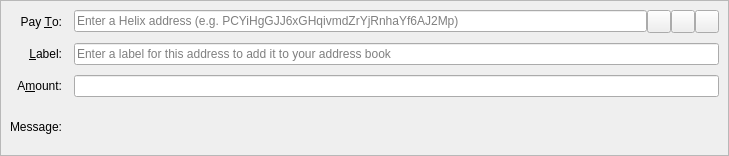
<?xml version="1.0" encoding="UTF-8"?>
<ui version="4.0">
 <class>SendCoinsEntry</class>
 <widget class="QStackedWidget" name="SendCoinsEntry">
  <property name="geometry">
   <rect>
    <x>0</x>
    <y>0</y>
    <width>729</width>
    <height>156</height>
   </rect>
  </property>
  <property name="focusPolicy">
   <enum>Qt::TabFocus</enum>
  </property>
  <property name="autoFillBackground">
   <bool>false</bool>
  </property>
  <widget class="QFrame" name="SendCoins">
   <property name="toolTip">
    <string>This is a normal payment.</string>
   </property>
   <property name="frameShape">
    <enum>QFrame::StyledPanel</enum>
   </property>
   <property name="frameShadow">
    <enum>QFrame::Sunken</enum>
   </property>
   <layout class="QGridLayout" name="gridLayout">
    <property name="horizontalSpacing">
     <number>12</number>
    </property>
    <property name="verticalSpacing">
     <number>10</number>
    </property>
    <item row="0" column="0">
     <widget class="QLabel" name="payToLabel">
      <property name="text">
       <string>Pay &amp;To:</string>
      </property>
      <property name="alignment">
       <set>Qt::AlignRight|Qt::AlignTrailing|Qt::AlignVCenter</set>
      </property>
      <property name="buddy">
       <cstring>payTo</cstring>
      </property>
     </widget>
    </item>
    <item row="0" column="1">
     <layout class="QHBoxLayout" name="payToLayout">
      <property name="spacing">
       <number>0</number>
      </property>
      <item>
       <widget class="QValidatedLineEdit" name="payTo">
        <property name="toolTip">
         <string>The Helix address to send the payment to</string>
        </property>
        <property name="inputMask">
         <string/>
        </property>
        <property name="placeholderText">
         <string>Enter a Helix address (e.g. PCYiHgGJJ6xGHqivmdZrYjRnhaYf6AJ2Mp)</string>
        </property>
       </widget>
      </item>
      <item>
       <widget class="QToolButton" name="addressBookButton">
        <property name="toolTip">
         <string>Choose previously used address</string>
        </property>
        <property name="text">
         <string/>
        </property>
        <property name="icon">
         <iconset resource="../helix.qrc">
          <normaloff>:/icons/address-book</normaloff>:/icons/address-book</iconset>
        </property>
        <property name="iconSize">
         <size>
          <width>16</width>
          <height>16</height>
         </size>
        </property>
        <property name="shortcut">
         <string>Alt+A</string>
        </property>
       </widget>
      </item>
      <item>
       <widget class="QToolButton" name="pasteButton">
        <property name="toolTip">
         <string>Paste address from clipboard</string>
        </property>
        <property name="text">
         <string/>
        </property>
        <property name="icon">
         <iconset resource="../helix.qrc">
          <normaloff>:/icons/editpaste</normaloff>:/icons/editpaste</iconset>
        </property>
        <property name="shortcut">
         <string>Alt+P</string>
        </property>
       </widget>
      </item>
      <item>
       <widget class="QToolButton" name="deleteButton">
        <property name="toolTip">
         <string>Remove this entry</string>
        </property>
        <property name="text">
         <string/>
        </property>
        <property name="icon">
         <iconset resource="../helix.qrc">
          <normaloff>:/icons/remove</normaloff>:/icons/remove</iconset>
        </property>
       </widget>
      </item>
     </layout>
    </item>
    <item row="1" column="0">
     <widget class="QLabel" name="labelLabel">
      <property name="text">
       <string>&amp;Label:</string>
      </property>
      <property name="alignment">
       <set>Qt::AlignRight|Qt::AlignTrailing|Qt::AlignVCenter</set>
      </property>
      <property name="buddy">
       <cstring>addAsLabel</cstring>
      </property>
     </widget>
    </item>
    <item row="1" column="1">
     <widget class="QLineEdit" name="addAsLabel">
      <property name="toolTip">
       <string>Enter a label for this address to add it to the list of used addresses</string>
      </property>
      <property name="inputMask">
       <string/>
      </property>
      <property name="placeholderText">
       <string>Enter a label for this address to add it to your address book</string>
      </property>
     </widget>
    </item>
    <item row="2" column="0">
     <widget class="QLabel" name="amountLabel">
      <property name="text">
       <string>A&amp;mount:</string>
      </property>
      <property name="alignment">
       <set>Qt::AlignRight|Qt::AlignTrailing|Qt::AlignVCenter</set>
      </property>
      <property name="buddy">
       <cstring>payAmount</cstring>
      </property>
     </widget>
    </item>
    <item row="2" column="1">
     <widget class="BitcoinAmountField" name="payAmount"/>
    </item>
    <item row="3" column="0">
     <widget class="QLabel" name="messageLabel">
      <property name="text">
       <string>Message:</string>
      </property>
      <property name="alignment">
       <set>Qt::AlignRight|Qt::AlignTrailing|Qt::AlignVCenter</set>
      </property>
     </widget>
    </item>
    <item row="3" column="1">
     <widget class="QLabel" name="messageTextLabel">
      <property name="toolTip">
       <string>A message that was attached to the Helix: URI which will be stored with the transaction for your reference. Note: This message will not be sent over the Helix network.</string>
      </property>
      <property name="textFormat">
       <enum>Qt::PlainText</enum>
      </property>
     </widget>
    </item>
   </layout>
  </widget>
  <widget class="QFrame" name="SendCoins_InsecurePaymentRequest">
   <property name="palette">
    <palette>
     <active>
      <colorrole role="WindowText">
       <brush brushstyle="SolidPattern">
        <color alpha="255">
         <red>0</red>
         <green>0</green>
         <blue>0</blue>
        </color>
       </brush>
      </colorrole>
      <colorrole role="Button">
       <brush brushstyle="SolidPattern">
        <color alpha="255">
         <red>255</red>
         <green>255</green>
         <blue>127</blue>
        </color>
       </brush>
      </colorrole>
      <colorrole role="Light">
       <brush brushstyle="SolidPattern">
        <color alpha="255">
         <red>255</red>
         <green>255</green>
         <blue>255</blue>
        </color>
       </brush>
      </colorrole>
      <colorrole role="Midlight">
       <brush brushstyle="SolidPattern">
        <color alpha="255">
         <red>255</red>
         <green>255</green>
         <blue>191</blue>
        </color>
       </brush>
      </colorrole>
      <colorrole role="Dark">
       <brush brushstyle="SolidPattern">
        <color alpha="255">
         <red>127</red>
         <green>127</green>
         <blue>63</blue>
        </color>
       </brush>
      </colorrole>
      <colorrole role="Mid">
       <brush brushstyle="SolidPattern">
        <color alpha="255">
         <red>170</red>
         <green>170</green>
         <blue>84</blue>
        </color>
       </brush>
      </colorrole>
      <colorrole role="Text">
       <brush brushstyle="SolidPattern">
        <color alpha="255">
         <red>0</red>
         <green>0</green>
         <blue>0</blue>
        </color>
       </brush>
      </colorrole>
      <colorrole role="BrightText">
       <brush brushstyle="SolidPattern">
        <color alpha="255">
         <red>255</red>
         <green>255</green>
         <blue>255</blue>
        </color>
       </brush>
      </colorrole>
      <colorrole role="ButtonText">
       <brush brushstyle="SolidPattern">
        <color alpha="255">
         <red>0</red>
         <green>0</green>
         <blue>0</blue>
        </color>
       </brush>
      </colorrole>
      <colorrole role="Base">
       <brush brushstyle="SolidPattern">
        <color alpha="255">
         <red>255</red>
         <green>255</green>
         <blue>255</blue>
        </color>
       </brush>
      </colorrole>
      <colorrole role="Window">
       <brush brushstyle="SolidPattern">
        <color alpha="255">
         <red>255</red>
         <green>255</green>
         <blue>127</blue>
        </color>
       </brush>
      </colorrole>
      <colorrole role="Shadow">
       <brush brushstyle="SolidPattern">
        <color alpha="255">
         <red>0</red>
         <green>0</green>
         <blue>0</blue>
        </color>
       </brush>
      </colorrole>
      <colorrole role="AlternateBase">
       <brush brushstyle="SolidPattern">
        <color alpha="255">
         <red>255</red>
         <green>255</green>
         <blue>191</blue>
        </color>
       </brush>
      </colorrole>
      <colorrole role="ToolTipBase">
       <brush brushstyle="SolidPattern">
        <color alpha="255">
         <red>255</red>
         <green>255</green>
         <blue>220</blue>
        </color>
       </brush>
      </colorrole>
      <colorrole role="ToolTipText">
       <brush brushstyle="SolidPattern">
        <color alpha="255">
         <red>0</red>
         <green>0</green>
         <blue>0</blue>
        </color>
       </brush>
      </colorrole>
     </active>
     <inactive>
      <colorrole role="WindowText">
       <brush brushstyle="SolidPattern">
        <color alpha="255">
         <red>0</red>
         <green>0</green>
         <blue>0</blue>
        </color>
       </brush>
      </colorrole>
      <colorrole role="Button">
       <brush brushstyle="SolidPattern">
        <color alpha="255">
         <red>255</red>
         <green>255</green>
         <blue>127</blue>
        </color>
       </brush>
      </colorrole>
      <colorrole role="Light">
       <brush brushstyle="SolidPattern">
        <color alpha="255">
         <red>255</red>
         <green>255</green>
         <blue>255</blue>
        </color>
       </brush>
      </colorrole>
      <colorrole role="Midlight">
       <brush brushstyle="SolidPattern">
        <color alpha="255">
         <red>255</red>
         <green>255</green>
         <blue>191</blue>
        </color>
       </brush>
      </colorrole>
      <colorrole role="Dark">
       <brush brushstyle="SolidPattern">
        <color alpha="255">
         <red>127</red>
         <green>127</green>
         <blue>63</blue>
        </color>
       </brush>
      </colorrole>
      <colorrole role="Mid">
       <brush brushstyle="SolidPattern">
        <color alpha="255">
         <red>170</red>
         <green>170</green>
         <blue>84</blue>
        </color>
       </brush>
      </colorrole>
      <colorrole role="Text">
       <brush brushstyle="SolidPattern">
        <color alpha="255">
         <red>0</red>
         <green>0</green>
         <blue>0</blue>
        </color>
       </brush>
      </colorrole>
      <colorrole role="BrightText">
       <brush brushstyle="SolidPattern">
        <color alpha="255">
         <red>255</red>
         <green>255</green>
         <blue>255</blue>
        </color>
       </brush>
      </colorrole>
      <colorrole role="ButtonText">
       <brush brushstyle="SolidPattern">
        <color alpha="255">
         <red>0</red>
         <green>0</green>
         <blue>0</blue>
        </color>
       </brush>
      </colorrole>
      <colorrole role="Base">
       <brush brushstyle="SolidPattern">
        <color alpha="255">
         <red>255</red>
         <green>255</green>
         <blue>255</blue>
        </color>
       </brush>
      </colorrole>
      <colorrole role="Window">
       <brush brushstyle="SolidPattern">
        <color alpha="255">
         <red>255</red>
         <green>255</green>
         <blue>127</blue>
        </color>
       </brush>
      </colorrole>
      <colorrole role="Shadow">
       <brush brushstyle="SolidPattern">
        <color alpha="255">
         <red>0</red>
         <green>0</green>
         <blue>0</blue>
        </color>
       </brush>
      </colorrole>
      <colorrole role="AlternateBase">
       <brush brushstyle="SolidPattern">
        <color alpha="255">
         <red>255</red>
         <green>255</green>
         <blue>191</blue>
        </color>
       </brush>
      </colorrole>
      <colorrole role="ToolTipBase">
       <brush brushstyle="SolidPattern">
        <color alpha="255">
         <red>255</red>
         <green>255</green>
         <blue>220</blue>
        </color>
       </brush>
      </colorrole>
      <colorrole role="ToolTipText">
       <brush brushstyle="SolidPattern">
        <color alpha="255">
         <red>0</red>
         <green>0</green>
         <blue>0</blue>
        </color>
       </brush>
      </colorrole>
     </inactive>
     <disabled>
      <colorrole role="WindowText">
       <brush brushstyle="SolidPattern">
        <color alpha="255">
         <red>127</red>
         <green>127</green>
         <blue>63</blue>
        </color>
       </brush>
      </colorrole>
      <colorrole role="Button">
       <brush brushstyle="SolidPattern">
        <color alpha="255">
         <red>255</red>
         <green>255</green>
         <blue>127</blue>
        </color>
       </brush>
      </colorrole>
      <colorrole role="Light">
       <brush brushstyle="SolidPattern">
        <color alpha="255">
         <red>255</red>
         <green>255</green>
         <blue>255</blue>
        </color>
       </brush>
      </colorrole>
      <colorrole role="Midlight">
       <brush brushstyle="SolidPattern">
        <color alpha="255">
         <red>255</red>
         <green>255</green>
         <blue>191</blue>
        </color>
       </brush>
      </colorrole>
      <colorrole role="Dark">
       <brush brushstyle="SolidPattern">
        <color alpha="255">
         <red>127</red>
         <green>127</green>
         <blue>63</blue>
        </color>
       </brush>
      </colorrole>
      <colorrole role="Mid">
       <brush brushstyle="SolidPattern">
        <color alpha="255">
         <red>170</red>
         <green>170</green>
         <blue>84</blue>
        </color>
       </brush>
      </colorrole>
      <colorrole role="Text">
       <brush brushstyle="SolidPattern">
        <color alpha="255">
         <red>127</red>
         <green>127</green>
         <blue>63</blue>
        </color>
       </brush>
      </colorrole>
      <colorrole role="BrightText">
       <brush brushstyle="SolidPattern">
        <color alpha="255">
         <red>255</red>
         <green>255</green>
         <blue>255</blue>
        </color>
       </brush>
      </colorrole>
      <colorrole role="ButtonText">
       <brush brushstyle="SolidPattern">
        <color alpha="255">
         <red>127</red>
         <green>127</green>
         <blue>63</blue>
        </color>
       </brush>
      </colorrole>
      <colorrole role="Base">
       <brush brushstyle="SolidPattern">
        <color alpha="255">
         <red>255</red>
         <green>255</green>
         <blue>127</blue>
        </color>
       </brush>
      </colorrole>
      <colorrole role="Window">
       <brush brushstyle="SolidPattern">
        <color alpha="255">
         <red>255</red>
         <green>255</green>
         <blue>127</blue>
        </color>
       </brush>
      </colorrole>
      <colorrole role="Shadow">
       <brush brushstyle="SolidPattern">
        <color alpha="255">
         <red>0</red>
         <green>0</green>
         <blue>0</blue>
        </color>
       </brush>
      </colorrole>
      <colorrole role="AlternateBase">
       <brush brushstyle="SolidPattern">
        <color alpha="255">
         <red>255</red>
         <green>255</green>
         <blue>127</blue>
        </color>
       </brush>
      </colorrole>
      <colorrole role="ToolTipBase">
       <brush brushstyle="SolidPattern">
        <color alpha="255">
         <red>255</red>
         <green>255</green>
         <blue>220</blue>
        </color>
       </brush>
      </colorrole>
      <colorrole role="ToolTipText">
       <brush brushstyle="SolidPattern">
        <color alpha="255">
         <red>0</red>
         <green>0</green>
         <blue>0</blue>
        </color>
       </brush>
      </colorrole>
     </disabled>
    </palette>
   </property>
   <property name="toolTip">
    <string>This is an unverified payment request.</string>
   </property>
   <property name="autoFillBackground">
    <bool>true</bool>
   </property>
   <property name="frameShape">
    <enum>QFrame::StyledPanel</enum>
   </property>
   <property name="frameShadow">
    <enum>QFrame::Sunken</enum>
   </property>
   <layout class="QGridLayout" name="gridLayout_is">
    <property name="spacing">
     <number>12</number>
    </property>
    <item row="0" column="0">
     <widget class="QLabel" name="payToLabel_is">
      <property name="text">
       <string>Pay To:</string>
      </property>
      <property name="alignment">
       <set>Qt::AlignRight|Qt::AlignTrailing|Qt::AlignVCenter</set>
      </property>
     </widget>
    </item>
    <item row="0" column="1">
     <layout class="QHBoxLayout" name="payToLayout_is">
      <property name="spacing">
       <number>0</number>
      </property>
      <item>
       <widget class="QLabel" name="payTo_is"/>
      </item>
      <item>
       <widget class="QToolButton" name="deleteButton_is">
        <property name="toolTip">
         <string>Remove this entry</string>
        </property>
        <property name="text">
         <string/>
        </property>
        <property name="icon">
         <iconset resource="../helix.qrc">
          <normaloff>:/icons/remove</normaloff>:/icons/remove</iconset>
        </property>
       </widget>
      </item>
     </layout>
    </item>
    <item row="1" column="0">
     <widget class="QLabel" name="memoLabel_is">
      <property name="text">
       <string>Memo:</string>
      </property>
      <property name="alignment">
       <set>Qt::AlignRight|Qt::AlignTrailing|Qt::AlignVCenter</set>
      </property>
     </widget>
    </item>
    <item row="1" column="1">
     <widget class="QLabel" name="memoTextLabel_is">
      <property name="textFormat">
       <enum>Qt::PlainText</enum>
      </property>
     </widget>
    </item>
    <item row="2" column="0">
     <widget class="QLabel" name="amountLabel_is">
      <property name="text">
       <string>A&amp;mount:</string>
      </property>
      <property name="alignment">
       <set>Qt::AlignRight|Qt::AlignTrailing|Qt::AlignVCenter</set>
      </property>
      <property name="buddy">
       <cstring>payAmount_is</cstring>
      </property>
     </widget>
    </item>
    <item row="2" column="1">
     <widget class="BitcoinAmountField" name="payAmount_is">
      <property name="acceptDrops">
       <bool>false</bool>
      </property>
     </widget>
    </item>
   </layout>
  </widget>
  <widget class="QFrame" name="SendCoins_SecurePaymentRequest">
   <property name="palette">
    <palette>
     <active>
      <colorrole role="WindowText">
       <brush brushstyle="SolidPattern">
        <color alpha="255">
         <red>0</red>
         <green>0</green>
         <blue>0</blue>
        </color>
       </brush>
      </colorrole>
      <colorrole role="Button">
       <brush brushstyle="SolidPattern">
        <color alpha="255">
         <red>140</red>
         <green>232</green>
         <blue>119</blue>
        </color>
       </brush>
      </colorrole>
      <colorrole role="Light">
       <brush brushstyle="SolidPattern">
        <color alpha="255">
         <red>230</red>
         <green>255</green>
         <blue>224</blue>
        </color>
       </brush>
      </colorrole>
      <colorrole role="Midlight">
       <brush brushstyle="SolidPattern">
        <color alpha="255">
         <red>185</red>
         <green>243</green>
         <blue>171</blue>
        </color>
       </brush>
      </colorrole>
      <colorrole role="Dark">
       <brush brushstyle="SolidPattern">
        <color alpha="255">
         <red>70</red>
         <green>116</green>
         <blue>59</blue>
        </color>
       </brush>
      </colorrole>
      <colorrole role="Mid">
       <brush brushstyle="SolidPattern">
        <color alpha="255">
         <red>93</red>
         <green>155</green>
         <blue>79</blue>
        </color>
       </brush>
      </colorrole>
      <colorrole role="Text">
       <brush brushstyle="SolidPattern">
        <color alpha="255">
         <red>0</red>
         <green>0</green>
         <blue>0</blue>
        </color>
       </brush>
      </colorrole>
      <colorrole role="BrightText">
       <brush brushstyle="SolidPattern">
        <color alpha="255">
         <red>155</red>
         <green>255</green>
         <blue>147</blue>
        </color>
       </brush>
      </colorrole>
      <colorrole role="ButtonText">
       <brush brushstyle="SolidPattern">
        <color alpha="255">
         <red>0</red>
         <green>0</green>
         <blue>0</blue>
        </color>
       </brush>
      </colorrole>
      <colorrole role="Base">
       <brush brushstyle="SolidPattern">
        <color alpha="255">
         <red>119</red>
         <green>255</green>
         <blue>233</blue>
        </color>
       </brush>
      </colorrole>
      <colorrole role="Window">
       <brush brushstyle="SolidPattern">
        <color alpha="255">
         <red>140</red>
         <green>232</green>
         <blue>119</blue>
        </color>
       </brush>
      </colorrole>
      <colorrole role="Shadow">
       <brush brushstyle="SolidPattern">
        <color alpha="255">
         <red>0</red>
         <green>0</green>
         <blue>0</blue>
        </color>
       </brush>
      </colorrole>
      <colorrole role="AlternateBase">
       <brush brushstyle="SolidPattern">
        <color alpha="255">
         <red>197</red>
         <green>243</green>
         <blue>187</blue>
        </color>
       </brush>
      </colorrole>
      <colorrole role="NoRole">
       <brush brushstyle="SolidPattern">
        <color alpha="255">
         <red>125</red>
         <green>194</green>
         <blue>122</blue>
        </color>
       </brush>
      </colorrole>
      <colorrole role="ToolTipBase">
       <brush brushstyle="SolidPattern">
        <color alpha="255">
         <red>255</red>
         <green>255</green>
         <blue>220</blue>
        </color>
       </brush>
      </colorrole>
      <colorrole role="ToolTipText">
       <brush brushstyle="SolidPattern">
        <color alpha="255">
         <red>0</red>
         <green>0</green>
         <blue>0</blue>
        </color>
       </brush>
      </colorrole>
     </active>
     <inactive>
      <colorrole role="WindowText">
       <brush brushstyle="SolidPattern">
        <color alpha="255">
         <red>0</red>
         <green>0</green>
         <blue>0</blue>
        </color>
       </brush>
      </colorrole>
      <colorrole role="Button">
       <brush brushstyle="SolidPattern">
        <color alpha="255">
         <red>140</red>
         <green>232</green>
         <blue>119</blue>
        </color>
       </brush>
      </colorrole>
      <colorrole role="Light">
       <brush brushstyle="SolidPattern">
        <color alpha="255">
         <red>230</red>
         <green>255</green>
         <blue>224</blue>
        </color>
       </brush>
      </colorrole>
      <colorrole role="Midlight">
       <brush brushstyle="SolidPattern">
        <color alpha="255">
         <red>185</red>
         <green>243</green>
         <blue>171</blue>
        </color>
       </brush>
      </colorrole>
      <colorrole role="Dark">
       <brush brushstyle="SolidPattern">
        <color alpha="255">
         <red>70</red>
         <green>116</green>
         <blue>59</blue>
        </color>
       </brush>
      </colorrole>
      <colorrole role="Mid">
       <brush brushstyle="SolidPattern">
        <color alpha="255">
         <red>93</red>
         <green>155</green>
         <blue>79</blue>
        </color>
       </brush>
      </colorrole>
      <colorrole role="Text">
       <brush brushstyle="SolidPattern">
        <color alpha="255">
         <red>0</red>
         <green>0</green>
         <blue>0</blue>
        </color>
       </brush>
      </colorrole>
      <colorrole role="BrightText">
       <brush brushstyle="SolidPattern">
        <color alpha="255">
         <red>155</red>
         <green>255</green>
         <blue>147</blue>
        </color>
       </brush>
      </colorrole>
      <colorrole role="ButtonText">
       <brush brushstyle="SolidPattern">
        <color alpha="255">
         <red>0</red>
         <green>0</green>
         <blue>0</blue>
        </color>
       </brush>
      </colorrole>
      <colorrole role="Base">
       <brush brushstyle="SolidPattern">
        <color alpha="255">
         <red>119</red>
         <green>255</green>
         <blue>233</blue>
        </color>
       </brush>
      </colorrole>
      <colorrole role="Window">
       <brush brushstyle="SolidPattern">
        <color alpha="255">
         <red>140</red>
         <green>232</green>
         <blue>119</blue>
        </color>
       </brush>
      </colorrole>
      <colorrole role="Shadow">
       <brush brushstyle="SolidPattern">
        <color alpha="255">
         <red>0</red>
         <green>0</green>
         <blue>0</blue>
        </color>
       </brush>
      </colorrole>
      <colorrole role="AlternateBase">
       <brush brushstyle="SolidPattern">
        <color alpha="255">
         <red>197</red>
         <green>243</green>
         <blue>187</blue>
        </color>
       </brush>
      </colorrole>
      <colorrole role="NoRole">
       <brush brushstyle="SolidPattern">
        <color alpha="255">
         <red>125</red>
         <green>194</green>
         <blue>122</blue>
        </color>
       </brush>
      </colorrole>
      <colorrole role="ToolTipBase">
       <brush brushstyle="SolidPattern">
        <color alpha="255">
         <red>255</red>
         <green>255</green>
         <blue>220</blue>
        </color>
       </brush>
      </colorrole>
      <colorrole role="ToolTipText">
       <brush brushstyle="SolidPattern">
        <color alpha="255">
         <red>0</red>
         <green>0</green>
         <blue>0</blue>
        </color>
       </brush>
      </colorrole>
     </inactive>
     <disabled>
      <colorrole role="WindowText">
       <brush brushstyle="SolidPattern">
        <color alpha="255">
         <red>70</red>
         <green>116</green>
         <blue>59</blue>
        </color>
       </brush>
      </colorrole>
      <colorrole role="Button">
       <brush brushstyle="SolidPattern">
        <color alpha="255">
         <red>140</red>
         <green>232</green>
         <blue>119</blue>
        </color>
       </brush>
      </colorrole>
      <colorrole role="Light">
       <brush brushstyle="SolidPattern">
        <color alpha="255">
         <red>230</red>
         <green>255</green>
         <blue>224</blue>
        </color>
       </brush>
      </colorrole>
      <colorrole role="Midlight">
       <brush brushstyle="SolidPattern">
        <color alpha="255">
         <red>185</red>
         <green>243</green>
         <blue>171</blue>
        </color>
       </brush>
      </colorrole>
      <colorrole role="Dark">
       <brush brushstyle="SolidPattern">
        <color alpha="255">
         <red>70</red>
         <green>116</green>
         <blue>59</blue>
        </color>
       </brush>
      </colorrole>
      <colorrole role="Mid">
       <brush brushstyle="SolidPattern">
        <color alpha="255">
         <red>93</red>
         <green>155</green>
         <blue>79</blue>
        </color>
       </brush>
      </colorrole>
      <colorrole role="Text">
       <brush brushstyle="SolidPattern">
        <color alpha="255">
         <red>70</red>
         <green>116</green>
         <blue>59</blue>
        </color>
       </brush>
      </colorrole>
      <colorrole role="BrightText">
       <brush brushstyle="SolidPattern">
        <color alpha="255">
         <red>155</red>
         <green>255</green>
         <blue>147</blue>
        </color>
       </brush>
      </colorrole>
      <colorrole role="ButtonText">
       <brush brushstyle="SolidPattern">
        <color alpha="255">
         <red>70</red>
         <green>116</green>
         <blue>59</blue>
        </color>
       </brush>
      </colorrole>
      <colorrole role="Base">
       <brush brushstyle="SolidPattern">
        <color alpha="255">
         <red>140</red>
         <green>232</green>
         <blue>119</blue>
        </color>
       </brush>
      </colorrole>
      <colorrole role="Window">
       <brush brushstyle="SolidPattern">
        <color alpha="255">
         <red>140</red>
         <green>232</green>
         <blue>119</blue>
        </color>
       </brush>
      </colorrole>
      <colorrole role="Shadow">
       <brush brushstyle="SolidPattern">
        <color alpha="255">
         <red>0</red>
         <green>0</green>
         <blue>0</blue>
        </color>
       </brush>
      </colorrole>
      <colorrole role="AlternateBase">
       <brush brushstyle="SolidPattern">
        <color alpha="255">
         <red>140</red>
         <green>232</green>
         <blue>119</blue>
        </color>
       </brush>
      </colorrole>
      <colorrole role="NoRole">
       <brush brushstyle="SolidPattern">
        <color alpha="255">
         <red>125</red>
         <green>194</green>
         <blue>122</blue>
        </color>
       </brush>
      </colorrole>
      <colorrole role="ToolTipBase">
       <brush brushstyle="SolidPattern">
        <color alpha="255">
         <red>255</red>
         <green>255</green>
         <blue>220</blue>
        </color>
       </brush>
      </colorrole>
      <colorrole role="ToolTipText">
       <brush brushstyle="SolidPattern">
        <color alpha="255">
         <red>0</red>
         <green>0</green>
         <blue>0</blue>
        </color>
       </brush>
      </colorrole>
     </disabled>
    </palette>
   </property>
   <property name="toolTip">
    <string>This is a verified payment request.</string>
   </property>
   <property name="autoFillBackground">
    <bool>true</bool>
   </property>
   <property name="frameShape">
    <enum>QFrame::StyledPanel</enum>
   </property>
   <property name="frameShadow">
    <enum>QFrame::Sunken</enum>
   </property>
   <layout class="QGridLayout" name="gridLayout_s">
    <property name="spacing">
     <number>12</number>
    </property>
    <item row="0" column="0">
     <widget class="QLabel" name="payToLabel_s">
      <property name="text">
       <string>Pay To:</string>
      </property>
      <property name="alignment">
       <set>Qt::AlignRight|Qt::AlignTrailing|Qt::AlignVCenter</set>
      </property>
     </widget>
    </item>
    <item row="0" column="1">
     <layout class="QHBoxLayout" name="payToLayout_s">
      <property name="spacing">
       <number>0</number>
      </property>
      <item>
       <widget class="QLabel" name="payTo_s">
        <property name="textFormat">
         <enum>Qt::PlainText</enum>
        </property>
       </widget>
      </item>
      <item>
       <widget class="QToolButton" name="deleteButton_s">
        <property name="toolTip">
         <string>Remove this entry</string>
        </property>
        <property name="text">
         <string/>
        </property>
        <property name="icon">
         <iconset resource="../helix.qrc">
          <normaloff>:/icons/remove</normaloff>:/icons/remove</iconset>
        </property>
       </widget>
      </item>
     </layout>
    </item>
    <item row="1" column="0">
     <widget class="QLabel" name="memoLabel_s">
      <property name="text">
       <string>Memo:</string>
      </property>
      <property name="alignment">
       <set>Qt::AlignRight|Qt::AlignTrailing|Qt::AlignVCenter</set>
      </property>
     </widget>
    </item>
    <item row="1" column="1">
     <widget class="QLabel" name="memoTextLabel_s">
      <property name="textFormat">
       <enum>Qt::PlainText</enum>
      </property>
     </widget>
    </item>
    <item row="2" column="0">
     <widget class="QLabel" name="amountLabel_s">
      <property name="text">
       <string>A&amp;mount:</string>
      </property>
      <property name="alignment">
       <set>Qt::AlignRight|Qt::AlignTrailing|Qt::AlignVCenter</set>
      </property>
      <property name="buddy">
       <cstring>payAmount_s</cstring>
      </property>
     </widget>
    </item>
    <item row="2" column="1">
     <widget class="BitcoinAmountField" name="payAmount_s">
      <property name="acceptDrops">
       <bool>false</bool>
      </property>
     </widget>
    </item>
   </layout>
  </widget>
 </widget>
 <customwidgets>
  <customwidget>
   <class>QValidatedLineEdit</class>
   <extends>QLineEdit</extends>
   <header>qvalidatedlineedit.h</header>
  </customwidget>
  <customwidget>
   <class>BitcoinAmountField</class>
   <extends>QLineEdit</extends>
   <header>bitcoinamountfield.h</header>
   <container>1</container>
  </customwidget>
 </customwidgets>
 <tabstops>
  <tabstop>payTo</tabstop>
  <tabstop>addressBookButton</tabstop>
  <tabstop>pasteButton</tabstop>
  <tabstop>deleteButton</tabstop>
  <tabstop>addAsLabel</tabstop>
  <tabstop>payAmount</tabstop>
  <tabstop>payAmount_is</tabstop>
  <tabstop>deleteButton_is</tabstop>
  <tabstop>payAmount_s</tabstop>
  <tabstop>deleteButton_s</tabstop>
 </tabstops>
 <resources>
  <include location="../helix.qrc"/>
 </resources>
 <connections/>
</ui>
